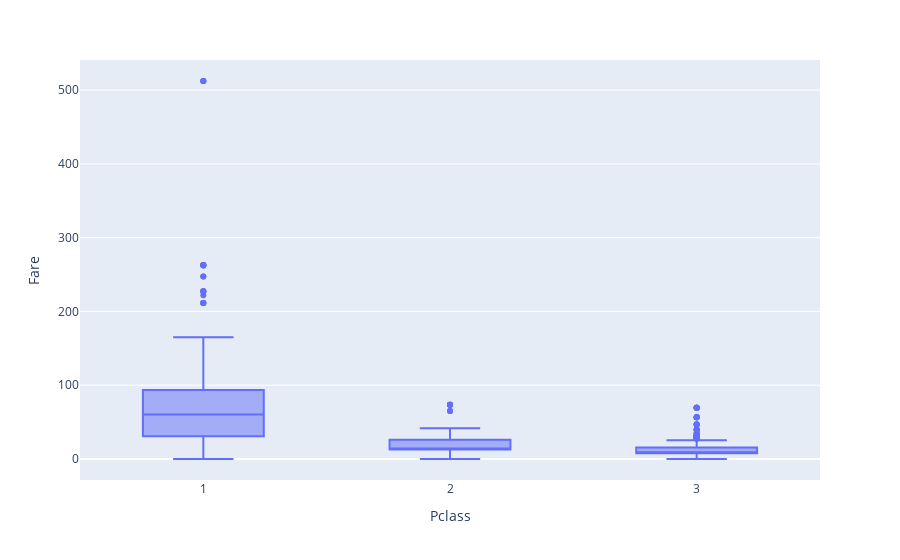

Notebook code cell kept with this figure:
### Code cell
graph=px.box(data, x='Pclass', y='Fare')
graph.show()

### Figure 1 — Plotly figure (JSON) as saved in the notebook; plotly's stock layout.template omitted (floating-point values rounded to 4 significant figures; data arrays with more than 128 entries replaced by an {"elided": "..."} marker saying what was removed)
{"data": [{"alignmentgroup": "True", "hovertemplate": "Pclass=%{x}<br>Fare=%{y}<extra></extra>", "legendgroup": "", "marker": {"color": "#636efa"}, "name": "", "notched": false, "offsetgroup": "", "orientation": "v", "showlegend": false, "type": "box", "x": {"elided": "891 int values"}, "x0": " ", "xaxis": "x", "y": {"elided": "891 float values"}, "y0": " ", "yaxis": "y"}], "layout": {"boxmode": "group", "legend": {"tracegroupgap": 0}, "margin": {"t": 60}, "xaxis": {"anchor": "y", "domain": [0, 1], "title": {"text": "Pclass"}}, "yaxis": {"anchor": "x", "domain": [0, 1], "title": {"text": "Fare"}}}}
